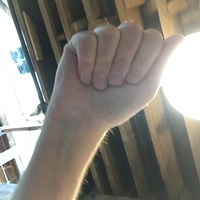
#> input picture dataset/A/A0002_test.jpg, 200 x 200 px; its folder holds only this picture in this run
$ python -i hand_segmentation.py   (imports and definitions only)   (older library calls are emulated)
#> lines starting #> are read from the running program, lines starting #| are printed output that depends on the picture; after the words box and inside, x2 and y2 are one past the last pixel; in counts of white or black regions, pixels touching at a corner belong together
#> further down, picture is the input picture: shape (200, 200, 3); mean B, G, R 124.5, 132, 136.3
"""
DIP Tasks 6 & 7: Hand Segmentation & Region Growing
Implements edge detection operators, global & local thresholding, calibrated skin color segmentation,
and seed-based region growing.
"""

from collections import deque
import cv2
import numpy as np

from config import MIN_SKIN_SATURATION, MAX_SKIN_HUE


# ==========================================================
# TASK 6: EDGE DETECTION OPERATORS
# ==========================================================

# [54 lines left out: functions roberts_edge, prewitt_edge, sobel_edge, laplacian_edge, global_threshold, otsu_threshold and 1 more, not called in this run]


def is_light_or_uniform_background(image_bgr):
    """
    Detects if the image has a white, near-white, or clean uniform background
    (common in educational sign charts, Google image photos, studio captures).
    """
    if len(image_bgr.shape) == 2:
        return True
    h, w = image_bgr.shape[:2]
#> h = 200; w = 200
    border_thickness = max(2, min(h, w) // 25)
#> border_thickness = 8
    top = image_bgr[:border_thickness, :]
    bottom = image_bgr[-border_thickness:, :]
    left = image_bgr[:, :border_thickness]
    right = image_bgr[:, -border_thickness:]

    border_pixels = np.concatenate([
        top.reshape(-1, 3),
        bottom.reshape(-1, 3),
        left.reshape(-1, 3),
        right.reshape(-1, 3)
    ], axis=0)

    border_gray = cv2.cvtColor(border_pixels.reshape(-1, 1, 3), cv2.COLOR_BGR2GRAY)
#> border_gray = 6400 values, max 255 at index 3288, min 36 at index 1282, mean 150.4
    mean_val = float(np.mean(border_gray))
#> mean_val = 150.4
    std_val = float(np.std(border_gray))
#> std_val = 75.19

    return mean_val > 195 and std_val < 45


def hsv_skin_segmentation(image_bgr, min_sat=MIN_SKIN_SATURATION, max_hue=MAX_SKIN_HUE):
    """
    Calibrated Color Space Fusion:
    Combines HSV (Hue/Saturation) with YCrCb (Chrominance Red/Blue)
    to segment hand skin while rejecting white/beige clothing, walls, and ceiling lighting.
    """
#> called with min_sat = 26, max_hue = 25
    if len(image_bgr.shape) == 2:
        mask, _ = otsu_threshold(image_bgr)
        return mask

    hsv = cv2.cvtColor(image_bgr, cv2.COLOR_BGR2HSV)
#> hsv: shape (200, 200, 3); mean H, S, V 39.1, 34.1, 138.9
    lower_hsv = np.array([0, min_sat, 45], dtype=np.uint8)
    upper_hsv = np.array([max_hue, 255, 255], dtype=np.uint8)
    mask_hsv = cv2.inRange(hsv, lower_hsv, upper_hsv)
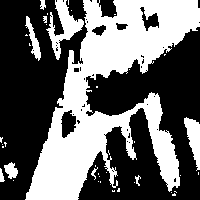
#> mask_hsv: shape (200, 200); 41.4% white; 41 white regions (31 under 20 px), largest, box (x1, y1, x2, y2) and area: (25, 0, 200, 200) 14602, (46, 0, 84, 60) 829, (184, 117, 200, 171) 479

    ycrcb = cv2.cvtColor(image_bgr, cv2.COLOR_BGR2YCrCb)
#> ycrcb: shape (200, 200, 3); mean of channels 0, 1, 2 132.4, 130.8, 123.6
    lower_ycrcb = np.array([0, 133, 78], dtype=np.uint8)
    upper_ycrcb = np.array([255, 175, 128], dtype=np.uint8)
    mask_ycrcb = cv2.inRange(ycrcb, lower_ycrcb, upper_ycrcb)
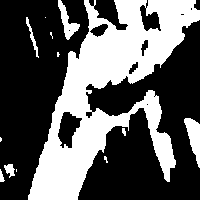
#> mask_ycrcb: shape (200, 200); 37.3% white; 13 white regions (6 under 20 px), largest, box (x1, y1, x2, y2) and area: (28, 0, 200, 200) 13854, (184, 118, 200, 168) 431, (58, 0, 80, 40) 320

    combined = cv2.bitwise_and(mask_hsv, mask_ycrcb)
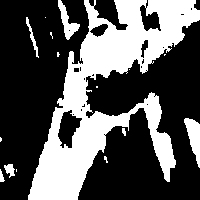
#> combined: shape (200, 200); 34.5% white; 16 white regions (9 under 20 px), largest, box (x1, y1, x2, y2) and area: (28, 0, 200, 200) 12706, (184, 118, 200, 168) 429, (58, 0, 80, 40) 320
    return combined


def adaptive_hand_segmentation(image_bgr, min_sat=MIN_SKIN_SATURATION, max_hue=MAX_SKIN_HUE):
    """
    DIP Task 6 Adaptive Fusion:
    Intelligently detects whether the image is on a white/light studio background
    or a complex natural background, and selects the optimal segmentation strategy.

    - White / Light Background: Uses background thresholding (Otsu / adaptive)
      combined with chromaticity to extract a pristine, 100% complete hand mask.
    - Complex Background: Uses calibrated HSV + YCrCb color-space skin fusion.
    """
    if len(image_bgr.shape) == 2:
        mask, _ = otsu_threshold(image_bgr, invert=True)
        return mask

    if is_light_or_uniform_background(image_bgr):
        gray = cv2.cvtColor(image_bgr, cv2.COLOR_BGR2GRAY)
        otsu_mask, _ = otsu_threshold(gray, invert=True)

        hsv = cv2.cvtColor(image_bgr, cv2.COLOR_BGR2HSV)
        sat = hsv[:, :, 1]
        val = hsv[:, :, 2]
        skin_filter = (sat > 10) | (val < 235)

        combined = cv2.bitwise_and(otsu_mask, otsu_mask, mask=skin_filter.astype(np.uint8) * 255)
        if cv2.countNonZero(combined) > 400:
            return combined

    return hsv_skin_segmentation(image_bgr, min_sat=min_sat, max_hue=max_hue)


# ==========================================================
# TASK 7: REGION GROWING
# ==========================================================

# [105 lines left out: functions region_growing, detect_hand_bounding_box, not called in this run]

>>> import cv2
>>> picture = cv2.imread('../../dataset/A/A0002_test.jpg')
>>> result = adaptive_hand_segmentation(picture)

$ run again, on dataset/A/A0003_test.jpg
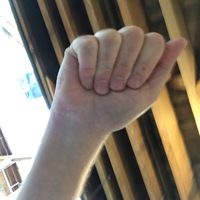
#> input picture dataset/A/A0003_test.jpg, 200 x 200 px
#> picture is the input picture: shape (200, 200, 3); mean B, G, R 106.7, 120.3, 132
#> border_gray = 6400 values, max 255 at index 2, min 17 at index 1513, mean 130.9
#> mean_val = 130.9
#> std_val = 82.23
#> hsv: shape (200, 200, 3); mean H, S, V 42.4, 61.5, 134.3
#> in hsv_skin_segmentation, `mask_hsv = cv2.inRange(hsv, lower_hsv, upper_hsv)`:
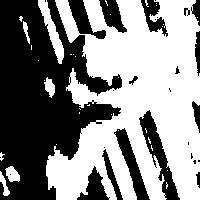
#> mask_hsv: shape (200, 200); 53.3% white; 28 black regions (13 under 20 px), largest, box (x1, y1, x2, y2) and area: (0, 0, 122, 200) 13881, (139, 110, 180, 200) 1098, (114, 128, 150, 200) 803
#> ycrcb: shape (200, 200, 3); mean of channels 0, 1, 2 122.3, 135, 119.2
#> mask_ycrcb: shape (200, 200); 52.8% white; 19 black regions (6 under 20 px), largest, box (x1, y1, x2, y2) and area: (0, 0, 107, 200) 12725, (139, 110, 180, 200) 1251, (114, 128, 149, 200) 847
#> in hsv_skin_segmentation, `combined = cv2.bitwise_and(mask_hsv, mask_ycrcb)`:
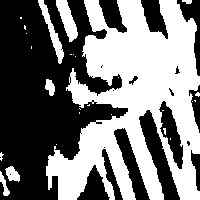
#> combined: shape (200, 200); 47.4% white; 27 white regions (20 under 20 px), largest, box (x1, y1, x2, y2) and area: (46, 0, 200, 200) 17579, (56, 0, 78, 42) 459, (38, 0, 64, 64) 417

$ run again, on dataset/A/A0006_test.jpg
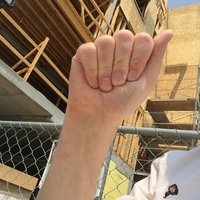
#> input picture dataset/A/A0006_test.jpg, 200 x 200 px
#> picture is the input picture: shape (200, 200, 3); mean B, G, R 92.6, 119.8, 147
#> border_gray = 6400 values, max 248 at index 1738, min 5 at index 1633, mean 132.5
#> mean_val = 132.5
#> std_val = 63.55
#> hsv: shape (200, 200, 3); mean H, S, V 21.6, 103.3, 147.7
#> in hsv_skin_segmentation, `mask_hsv = cv2.inRange(hsv, lower_hsv, upper_hsv)`:
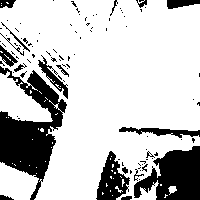
#> mask_hsv: shape (200, 200); 77.5% white; 97 black regions (77 under 20 px), largest, box (x1, y1, x2, y2) and area: (0, 66, 67, 200) 3849, (134, 146, 200, 200) 2327, (96, 151, 130, 200) 884
#> ycrcb: shape (200, 200, 3); mean of channels 0, 1, 2 124.8, 143.8, 109.8
#> mask_ycrcb: shape (200, 200); 80.7% white; 33 black regions (21 under 20 px), largest, box (x1, y1, x2, y2) and area: (0, 60, 66, 200) 4050, (161, 145, 200, 200) 1711, (119, 127, 200, 143) 577
#> in hsv_skin_segmentation, `combined = cv2.bitwise_and(mask_hsv, mask_ycrcb)`:
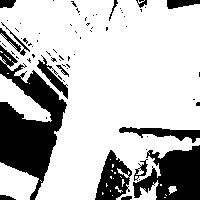
#> combined: shape (200, 200); 74.7% white; 69 black regions (55 under 20 px), largest, box (x1, y1, x2, y2) and area: (0, 45, 67, 200) 4673, (133, 145, 200, 200) 2411, (95, 150, 132, 200) 1025

$ run again, on dataset/A/A0007_test.jpg
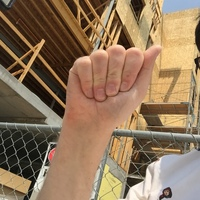
#> input picture dataset/A/A0007_test.jpg, 200 x 200 px
#> picture is the input picture: shape (200, 200, 3); mean B, G, R 91.4, 118.2, 144.2
#> border_gray = 6400 values, max 251 at index 2134, min 1 at index 4406, mean 123.7
#> mean_val = 123.7
#> std_val = 62.09
#> hsv: shape (200, 200, 3); mean H, S, V 22.8, 104.3, 145.2
#> in hsv_skin_segmentation, `mask_hsv = cv2.inRange(hsv, lower_hsv, upper_hsv)`:
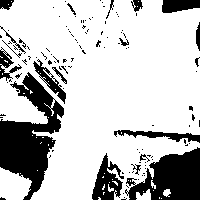
#> mask_hsv: shape (200, 200); 76.2% white; 118 black regions (98 under 20 px), largest, box (x1, y1, x2, y2) and area: (0, 72, 64, 200) 3804, (125, 147, 200, 200) 2467, (92, 153, 124, 200) 779
#> ycrcb: shape (200, 200, 3); mean of channels 0, 1, 2 123, 143.2, 110.2
#> mask_ycrcb: shape (200, 200); 79.3% white; 37 black regions (25 under 20 px), largest, box (x1, y1, x2, y2) and area: (0, 64, 61, 200) 4029, (114, 130, 200, 200) 2540, (92, 150, 135, 200) 510
#> in hsv_skin_segmentation, `combined = cv2.bitwise_and(mask_hsv, mask_ycrcb)`:
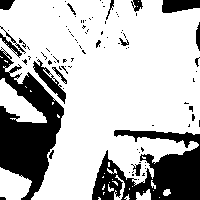
#> combined: shape (200, 200); 73.3% white; 94 black regions (76 under 20 px), largest, box (x1, y1, x2, y2) and area: (0, 47, 64, 200) 4637, (92, 130, 200, 200) 4148, (33, 59, 66, 104) 402
